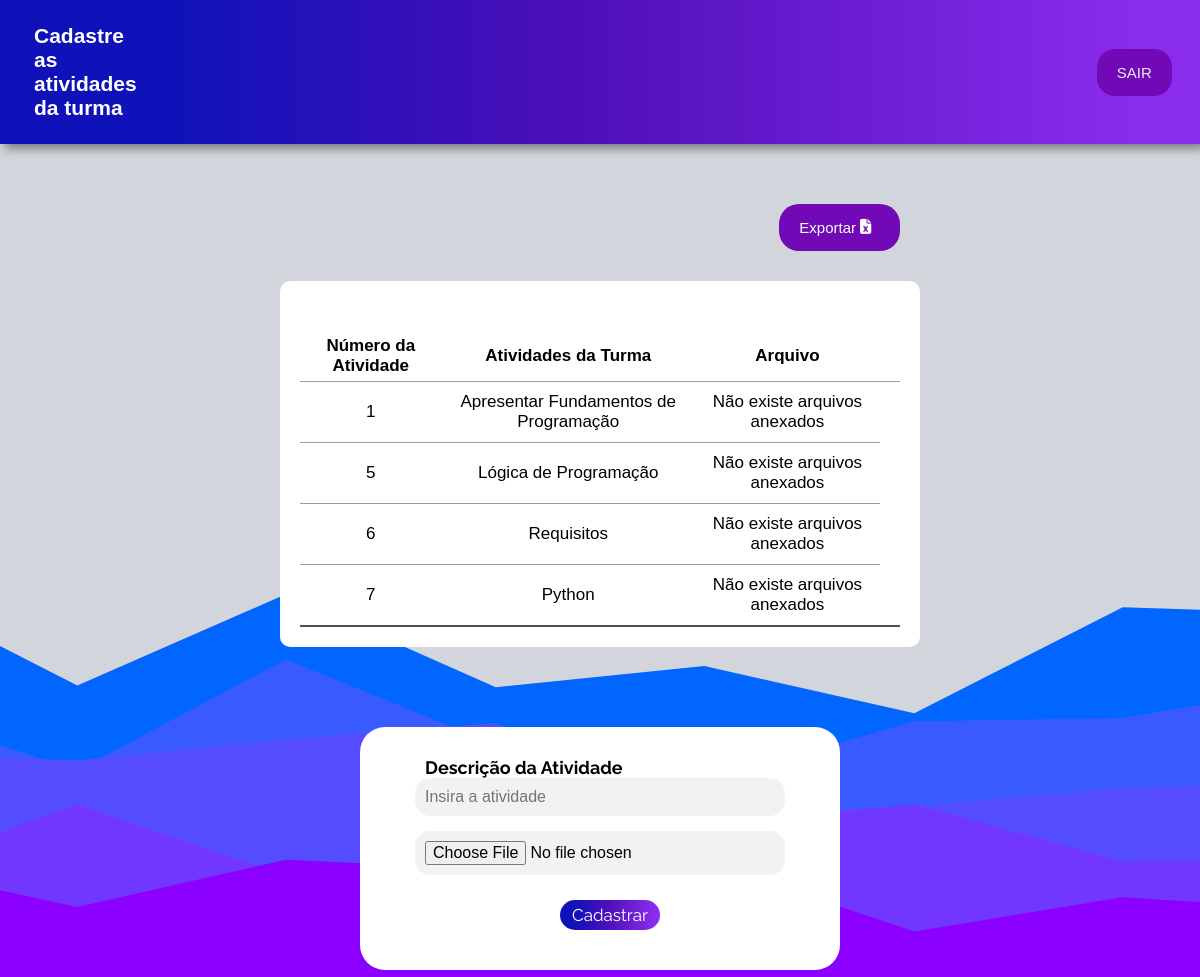
Page /lista_atividade/1 on the committed database.
### App_Escola/models.py (models this page shows)
class Atividade(models.Model):
    nome_atividade = models.CharField(max_length=120)
    id_turma = models.ForeignKey(Turma, null=True, on_delete=models.CASCADE)
    arquivo = models.FileField(upload_to='atividade_arquivos/', blank=True, null=True)
    def __str__(self):
        return self.nome_atividade

### App_Escola/views.py (the view)
# urls.py: path('lista_atividade/<int:id_selecionado>', views.lista_atividade, name='lista_atividade' ),
def lista_atividade(request, id_selecionado):
    print(f'captura da turma {id_selecionado}')
    dados_turma = Turma.objects.filter(id=id_selecionado).values('nome_turma', 'id')
    print(f'dados da Turma {dados_turma}')
    atividades_da_turma = Atividade.objects.filter(id_turma = id_selecionado)
    print(f'Atividaes retornadas {atividades_da_turma}')
    print(id_selecionado)
    return render(request, 'CadastroAtividade.html',
                  {'atividades_da_turma': atividades_da_turma,
                   'id_selecionado':id_selecionado })

### App_Escola/templates/CadastroAtividade.html (shortened to what this page needs)
{% load static %}
<html>
<head>
    <link rel="stylesheet" type="text/css" href="{% static '../static/css/cad_atividade.css' %}">
</head>
<body>
    <header>
        <nav>
            <div class="nav-bar">
                <h1>Cadastre as atividades da turma</h1>
                <button><a href="{% url 'sair' %}" style="text-decoration: none;color:#e9ecef;">SAIR</a></button>
            </div>
        </nav>
    </header>
    <main>
        <div class="excel">
            <a href="{% url 'exportar_excel_atividade' %}">
                <button>Exportar<i class="fa-solid fa-file-excel"></i></button>
            </a>
        </div>
        <div class="tabela" style="display: flex;justify-content: center;align-items: center;padding-top: 50px;">
            <table style="border-collapse: collapse;padding: 30px;text-align: center;font-family: 'Roboto-Condensed', sans-serif;font-size: 17px;border-bottom: 2px solid #495057;gap: 10px;">
                <tr>
                    <th style="padding: 5px;">Número da Atividade</th>
                    <th style="padding: 5px;">Atividades da Turma</th>
                    <th style="padding: 5px;">Arquivo</th>
                    <td></td>
                </tr>
                {% for igs in atividades_da_turma %}
                <tr>
                    <td>{{igs.id}}</td>
                    <td>{{igs.nome_atividade}}</td>
                    <td>
                        {% if igs.arquivo %}
                            <a href="../../{{igs.arquivo}}"><i class="fa-regular fa-file-lines"></i></a>
                        {% else %}
                            <p>Não existe arquivos anexados</p>
                        {% endif %}
                    </td>
                </tr>
                {% endfor %}
            </table>
        </div>
        <div class="form-turma">
            <div class="turmas">
                <form id="form" class="form" enctype="multipart/form-data" action="{% url 'salvar_atividade_nova' %}" method="post">{% csrf_token %}
                    <label for="descrition">Descrição da Atividade</label>
                    <input type="text" id="nome_atividade" name="nome_atividade" value="" placeholder="Insira a atividade">
                    <input type="file" id="arquivo" name="arquivo" value="Caminho do arquivo">
                    <button type="submit" class="btn_conf_cancel btn_confirmar"><a href="/salvar_atividade_nova/{{id_turma}}"></a>Cadastrar</button>
                </form>
            </div>
        </div>
    </main>
</body>
</html>

### App_Escola/static/css/cad_atividade.css (style rules this page uses)
* { margin: 0px; padding: 0px; }
body { background-color: #caf0f8; font-family: "Raleway", sans-serif; background-image: url('../imagens/fundo_login.svg'); background-size: cover; background-position: center; }
header { display: flex; padding: 3vh; justify-content: space-around; align-items: center; font-family: "Roboto-Condensed", sans-serif; font-size: 14px; color: #ffff; background: linear-gradient(90deg, rgba(15, 18, 185, 1) 14%, rgba(77, 15, 185, 1) 48%, rgba(137, 44, 236, 1) 94%); filter: drop-shadow(5px 5px 5px rgba(0 0 0 / 40%)); }
.nav-bar { display: flex; justify-content: space-around; align-items: center; padding: 0 10px 0 10px; }
.nav-bar h1 { padding-right: 120vh; align-items: center; }
.nav-bar button { display: flex; padding: 15px 20px 15px 20px; border: none; background-color: #7209B7; border-radius: 18px; color: white; font-family: "Roboto-Condensed", sans-serif; font-size: 15px; }
.form-turma form { width: 30rem; display: flex; flex-direction: column; border-radius: 25px; justify-content: center; background-color: #fff; }
.form-turma input { display: flex; justify-content: center; width: 370px; margin-bottom: 15px; font-size: 16px; border-radius: 15px; padding: 10px; border: none; background-color: #f2f2f2; margin-left: 55px; }
.form-turma label { padding-top: 30px; display: flex; width: 280px; font-size: 18px; padding-left: 10px; margin-left: 55px; color: black; font-weight: bold; }
.form-turma button { display: flex; width: 100px; justify-content: center; padding-top: 5px; padding-bottom: 5px; border: none; border-radius: 15px; background: linear-gradient(90deg, rgba(15, 18, 185, 1) 14%, rgba(77, 15, 185, 1) 48%, rgba(137, 44, 236, 1) 94%); color: #fff; font-size: 15px; margin-top: 10px; margin-bottom: 40px; margin-left: 200px; font-size: 17px; font-family: "Raleway", sans-serif; }
.turmas { display: flex; align-content: center; justify-content: center; align-items: center; margin-top: 10vh; }
.tabela { display: flex; justify-content: center; padding: 20px; align-items: center; background-color: white; width: 50%; margin: auto; border-radius: 10px; overflow-x: auto; }
table { width: 100%; border-collapse: collapse; padding: 10px; text-align: center; font-family: "Roboto-Condensed", sans-serif; font-size: 17px; }
th, td { padding: 10px; border-bottom: 1px solid #929fac; }
.excel { display: flex; justify-content: flex-end; margin-top: 60px; margin-bottom: 30px; align-items:center; border:none; color: white; font-family: "Nunito", sans-serif; font-size: 15px; width: 50%; margin-left: 25%; }
.excel a { display: flex; align-items:center; text-decoration: none; }
.excel button { display: flex; padding:15px 20px 15px 20px; border:none; background-color:#7209B7; border-radius: 20px; color: white; font-family: "Nunito", sans-serif; font-size: 15px; }
.excel i { display: flex; align-items: center; padding-left: 4px; width: 20px; height: inherit; }

### rows in the picture
Atividade: id "1", nome_atividade "Apresentar Fundamentos de Programação", shows "Não existe arquivos anexados"
Atividade: id "5", nome_atividade "Lógica de Programação", shows "Não existe arquivos anexados"
Atividade: id "6", nome_atividade "Requisitos", shows "Não existe arquivos anexados"
Atividade: id "7", nome_atividade "Python", shows "Não existe arquivos anexados"
